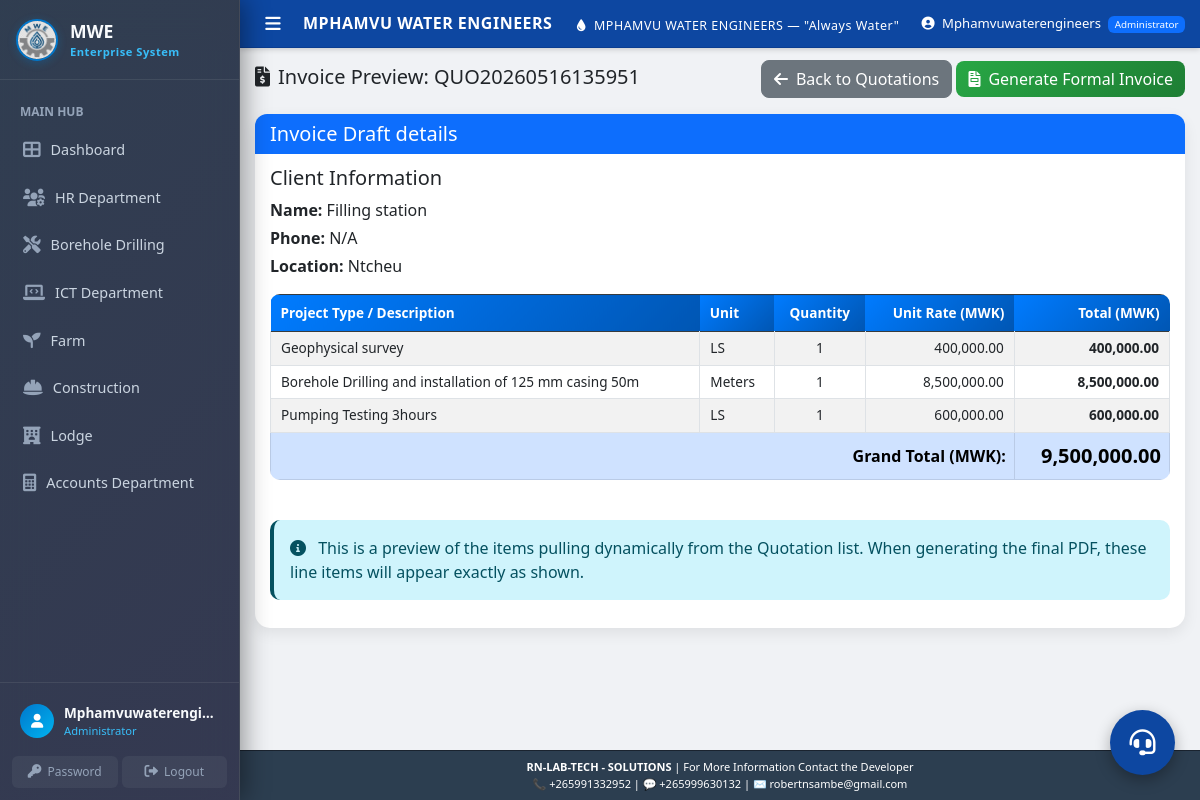
Screenshot of /accounts/invoices/create_invoice/22 (signed in) with the database file from the repository.
### models.py (models this page shows)
class Quotation(db.Model):
    __tablename__ = 'quotations'
    quotation_id = db.Column(db.Integer, primary_key=True)
    client_id = db.Column(db.Integer, db.ForeignKey('clients.client_id'), nullable=False)
    project_location = db.Column(db.String(200), nullable=False)
    project_latitude = db.Column(db.Float, nullable=True)
    project_longitude = db.Column(db.Float, nullable=True)
    borehole_depth = db.Column(db.Float)
    equipment_cost = db.Column(db.Float, default=0)
    labour_cost = db.Column(db.Float, default=0)
    transport_cost = db.Column(db.Float, default=0)
    total_amount = db.Column(db.Float, nullable=False)
    validity_days = db.Column(db.Integer, default=30)
    description = db.Column(db.Text, default='We have pleasure in quoting our prices for borehole development as follows;')
    footnote = db.Column(db.Text, nullable=True)
    status = db.Column(db.String(20), default='Pending')
    delivery_confirmed = db.Column(db.Boolean, default=False)
    delivery_approved_by = db.Column(db.String(100))
    delivery_approved_date = db.Column(db.DateTime)
    invoice_generated = db.Column(db.Boolean, default=False)
    delivery_note_generated = db.Column(db.Boolean, default=False)
    created_at = db.Column(db.DateTime, default=datetime.utcnow)
    updated_at = db.Column(db.DateTime, default=datetime.utcnow, onupdate=datetime.utcnow)
    reference_number = db.Column(db.String(50), unique=True, default=lambda: get_reference_number('QUO'))
    department = db.Column(db.String(100), default='Borehole Drilling', nullable=False)
    client = db.relationship('Client', backref='quotations')
    quotation_items = db.relationship('QuotationItem', backref='quotation', cascade='all, delete-orphan')

class Client(db.Model):
    __tablename__ = 'clients'
    client_id = db.Column(db.Integer, primary_key=True)
    client_name = db.Column(db.String(200), nullable=False)
    phone = db.Column(db.String(20), nullable=False)
    email = db.Column(db.String(100))
    address = db.Column(db.Text, nullable=False)
    project_type = db.Column(db.String(100), nullable=False)
    quotation_amount = db.Column(db.Float, default=0)
    contract_status = db.Column(db.String(20), default='Pending')
    payment_status = db.Column(db.String(20), default='Pending')
    total_transactions = db.Column(db.Integer, default=0)
    completed_transactions = db.Column(db.Integer, default=0)
    on_time_payments = db.Column(db.Integer, default=0)
    defaults = db.Column(db.Integer, default=0)
    credit_score = db.Column(db.Integer, default=0)
    created_at = db.Column(db.DateTime, default=datetime.utcnow)
    updated_at = db.Column(db.DateTime, default=datetime.utcnow, onupdate=datetime.utcnow)
    department = db.Column(db.String(100), default='Borehole Drilling', nullable=False)
    reference_number = db.Column(db.String(50), unique=True, default=lambda: get_reference_number('CLI'))

class QuotationItem(db.Model):
    __tablename__ = 'quotation_items'
    id = db.Column(db.Integer, primary_key=True)
    quotation_id = db.Column(db.Integer, db.ForeignKey('quotations.quotation_id'), nullable=False)
    project_type = db.Column(db.String(200), nullable=False)
    unit = db.Column(db.String(50))
    quantity = db.Column(db.Float, nullable=False)
    unit_rate = db.Column(db.Float, nullable=False)
    total = db.Column(db.Float, nullable=False)

### accounts/invoice_routes.py (the view)
@finance_bp.route('/create_invoice/<int:quotation_id>')
@login_required
@admin_required
def create_invoice(quotation_id):
    quotation = Quotation.query.get_or_404(quotation_id)
    items = quotation.quotation_items
    return render_template(
        "accounts/invoices/create_invoice.html",
        quotation=quotation,
        items=items
    )

### accounts/invoice_routes.py (called while the page is built)
def login_required(f):
    @wraps(f)
    def decorated_function(*args, **kwargs):
        if 'user_id' not in session:
            return redirect(url_for('login'))
        return f(*args, **kwargs)
    return decorated_function

def admin_required(f):
    @wraps(f)
    def decorated_function(*args, **kwargs):
        if session.get('role') not in ['Administrator', 'HR Manager']:
            flash('Administrator access required', 'error')
            return redirect(url_for('dashboard'))
        return f(*args, **kwargs)
    return decorated_function

### app.py (called while the page is built)
@app.context_processor
def inject_now():
    return {
        'datetime': datetime,
    }

@app.template_filter('quotation_location_display')
def quotation_location_display_filter(quotation):
    from utils.quotation_location import format_quotation_project_location
    if quotation is None:
        return ''
    return format_quotation_project_location(quotation)

### utils/quotation_location.py (called while the page is built)
def format_quotation_project_location(quotation):
    text = (
        getattr(quotation, "project_location", None)
        or getattr(quotation, "location", None)
        or ""
    ).strip()
    return text

### templates/accounts/invoices/create_invoice.html (shortened to what this page needs)
{% extends "base.html" %}
{% block content %}
<div class="row mb-4">
    <div class="col-12">
        <div class="d-flex justify-content-between align-items-center">
            <h2><i class="fas fa-file-invoice-dollar me-2"></i>Invoice Preview: {{ quotation.reference_number }}</h2>
            <div>
                <a href="{{ url_for('quotations.list_quotations') }}" class="btn btn-secondary">
                    <i class="fas fa-arrow-left me-2"></i>Back to Quotations
                </a>
                {% if quotation.contracts %}
                    <a href="{{ url_for('finance.generate_invoice', contract_id=quotation.contracts[0].contract_id) }}" class="btn btn-success">
                        <i class="fas fa-file-invoice me-2"></i>Generate Formal Invoice
                    </a>
                {% endif %}
            </div>
        </div>
    </div>
</div>
<div class="card">
    <div class="card-header bg-primary text-white">
        <h5 class="mb-0">Invoice Draft details</h5>
    </div>
    <div class="card-body">
        <div class="mb-4">
            <h5>Client Information</h5>
            <p class="mb-1"><strong>Name:</strong> {{ quotation.client.client_name }}</p>
            <p class="mb-1"><strong>Phone:</strong> {{ quotation.client.phone or 'N/A' }}</p>
            <p class="mb-1"><strong>Location:</strong> {{ quotation|quotation_location_display }}</p>
        </div>
        <div class="table-responsive">
            <table class="table table-bordered table-striped">
                <thead class="table-dark">
                    <tr>
                        <th>Project Type / Description</th>
                        <th>Unit</th>
                        <th class="text-center">Quantity</th>
                        <th class="text-end">Unit Rate (MWK)</th>
                        <th class="text-end">Total (MWK)</th>
                    </tr>
                </thead>
                <tbody>
                    {% for item in items %}
                    <tr>
                        <td>{{ item.project_type }}</td>
                        <td>{{ item.unit or '-' }}</td>
                        <td class="text-center">{{ "{:g}".format(item.quantity) }}</td>
                        <td class="text-end">{{ "{:,.2f}".format(item.unit_rate) }}</td>
                        <td class="text-end"><strong>{{ "{:,.2f}".format(item.total) }}</strong></td>
                    </tr>
                    {% else %}
                    <tr>
                        <td colspan="5" class="text-center text-muted">No items found for this quotation.</td>
                    </tr>
                    {% endfor %}
                </tbody>
                <tfoot>
                    <tr class="table-primary">
                        <th colspan="4" class="text-end">Grand Total (MWK):</th>
                        <th class="text-end fs-5">{{ "{:,.2f}".format(quotation.total_amount) }}</th>
                    </tr>
                </tfoot>
            </table>
        </div>
        <div class="mt-4 alert alert-info">
            <i class="fas fa-info-circle me-2"></i>
            This is a preview of the items pulling dynamically from the Quotation list. When generating the final PDF, these line items will appear exactly as shown.
        </div>
    </div>
</div>
{% endblock %}

### static/css/style.css (style rules this page uses)
:root { --primary-color: #007bff; --secondary-color: #6c757d; --success-color: #28a745; --danger-color: #dc3545; --warning-color: #ffc107; --info-color: #17a2b8; --light-color: #f8f9fa; --dark-color: #343a40; --water-blue: #00d4ff; --water-dark: #0056b3; --sidebar-width: 240px; --sidebar-collapsed-width: 72px; --sidebar-bg: #1a2332; --sidebar-hover: #243044; --sidebar-active: rgba(0, 119, 204, 0.2); --sidebar-active-border: #0077cc; --sidebar-text: rgba(255, 255, 255, 0.7); --sidebar-text-active: #ffffff; --header-height: 48px; --transition-speed: 0.3s; }
body { font-family: 'Segoe UI', Tahoma, Geneva, Verdana, sans-serif; background-color: #f0f2f5; margin: 0; overflow-x: hidden; }
.main-content .mb-4 { margin-bottom: 1rem !important; }
.main-content h2 { font-size: 1.25rem; margin-bottom: 0.25rem; }
.card { border: none; border-radius: 15px; box-shadow: 0 5px 15px rgba(0,0,0,0.08); transition: transform 0.3s ease, box-shadow 0.3s ease; }
.card-header { padding: 8px 15px; border-radius: 12px 12px 0 0 !important; border: none; font-weight: 600; }
.card-body { padding: 12px 15px; }
.btn { border-radius: 8px; font-weight: 500; transition: all 0.3s ease; }
.btn-success { background: linear-gradient(135deg, var(--success-color), #1e7e34); border: none; }
.table { border-radius: 10px; overflow: hidden; }
.table thead th { background: linear-gradient(135deg, var(--primary-color), var(--water-dark)); color: white; border: none; font-weight: 600; padding: 8px 10px; font-size: 0.85rem; }
.table tbody td { padding: 6px 10px; font-size: 0.85rem; vertical-align: middle; }
.alert { border: none; border-radius: 10px; border-left: 4px solid; }
.fade-in { animation: fadeIn 0.5s ease-in; }

### rows the page displays
Quotation: reference_number "QUO20260516135951", project_location "Ntcheu", total_amount "9,500,000.00"
Client: client.client_name "Filling station", client "N/A"
QuotationItem: project_type "Geophysical survey", unit "LS", quantity "1", unit_rate "400,000.00", total "400,000.00"
QuotationItem: project_type "Borehole Drilling and installation of 125 mm casing 50m", unit "Meters", quantity "1", unit_rate "8,500,000.00", total "8,500,000.00"
QuotationItem: project_type "Pumping Testing 3hours", unit "LS", quantity "1", unit_rate "600,000.00", total "600,000.00"

### other values shown
{{ session.username }} "Mphamvuwaterengi…"
{{ session.role }} "Administrator"
{{ session.username }} "Mphamvuwaterengineers"
